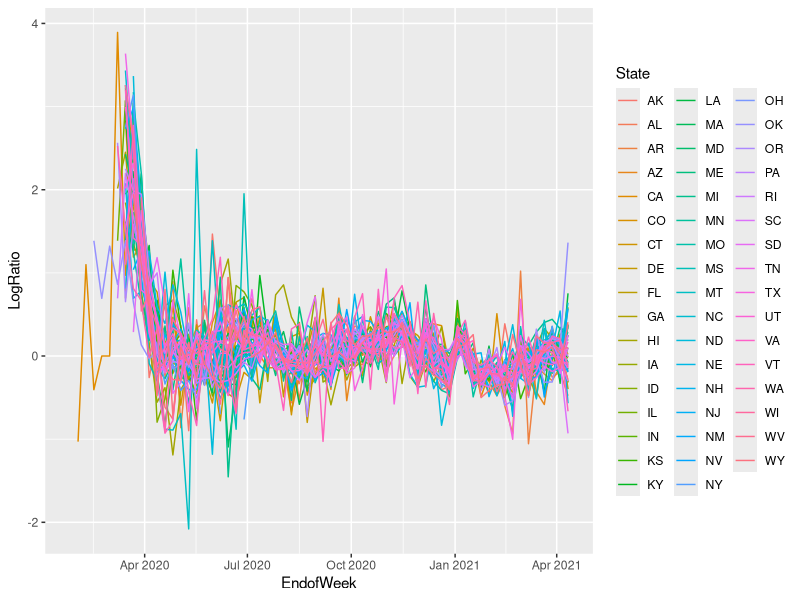
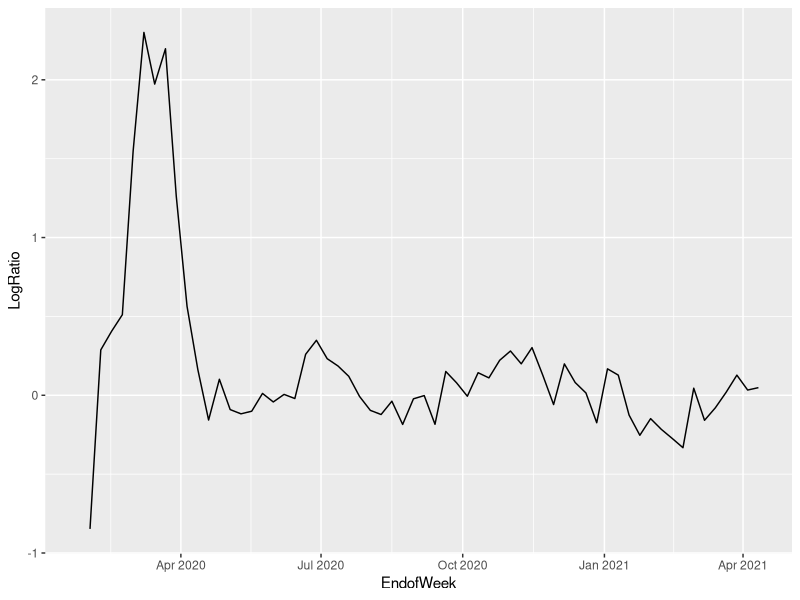

The R source for these figures, in order:
library(lubridate)
library(dplyr)
library(ggplot2)
library(zoo)

# Read covid data
covid <- read.csv("covid-data/United_States_COVID-19_Cases_and_Deaths_by_State_over_Time.csv")

states <- c("AK", "AL", "AR", "AZ", "CA", "CO", "CT", "DE", "FL", "GA",
            "HI", "IA", "ID", "IL", "IN", "KS", "KY", "LA", "MA", "MD",
            "ME", "MI", "MN", "MO", "MS", "MT", "NC", "ND", "NE", "NH",
            "NJ", "NM", "NV", "NY", "OH", "OK", "OR", "PA", "RI", "SC",
            "SD", "TN", "TX", "UT", "VA", "VT", "WA", "WI", "WV", "WY",
            "NYC") # Include NYC, to be combined with NY

# Process dates for sorting
covid <- data.frame(
  Date = as.Date(strptime(covid$submission_date, "%m/%d/%Y")),
  State = covid$state,
  Cases = covid$new_case
)
covid <- covid[covid$State %in% states,]
# Combine NYC with NY by taking first 2 substring
covid$State <- substr(covid$State, 1, 2)
covid <- aggregate(Cases ~ Date + State, covid, sum)
# Add week
covid$EndofWeek <- covid$Date - (wday(covid$Date) - 1) + 7 * (wday(covid$Date) != 1)


# Aggregate to weekly and calculate sequential log ratios
covid.weekly <- covid %>%
  group_by(State, EndofWeek) %>%
  summarize(Cases = mean(Cases))
covid.weekly <- covid.weekly %>%
  arrange(State, EndofWeek) %>%
  group_by(State) %>%
  mutate(LogRatio = log(Cases / lag(Cases)))
covid.weekly$LogRatio <- replace(covid.weekly$LogRatio, is.infinite(covid.weekly$LogRatio), NaN)
  
# Plot each state as a series
ggplot(covid.weekly, aes(x=EndofWeek, y=LogRatio)) + geom_line(aes(color=State))

#############################################################################
### Aggregate to the US

# Aggregate
covid.us <- aggregate(Cases ~ Date + EndofWeek, covid, sum)

# Aggregate to weekly and caluculate sequential log ratios
covid.us.weekly <- covid.us %>%
  group_by(EndofWeek) %>%
  summarize(Cases = mean(Cases))
covid.us.weekly <- covid.us.weekly %>%
  arrange(EndofWeek) %>%
  mutate(LogRatio = log(Cases / lag(Cases)))
covid.us.weekly$LogRatio <- replace(covid.us.weekly$LogRatio, is.infinite(covid.us.weekly$LogRatio), NaN)


ggplot(covid.us.weekly, aes(x=EndofWeek, y=LogRatio)) + geom_line()

##############################################################################

# output files after processing

write.csv(covid.weekly, "covid-data/weekly-states.csv")

write.csv(covid.us.weekly, "covid-data/weekly-us.csv")
